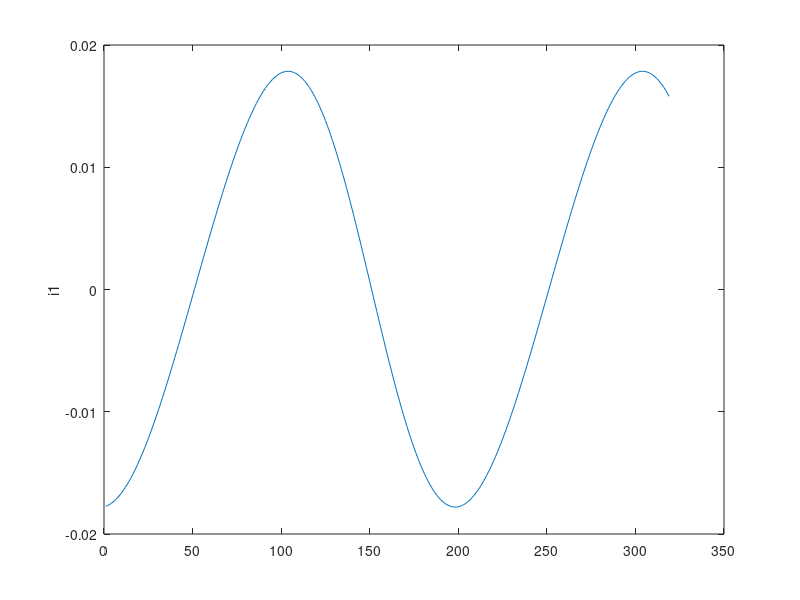
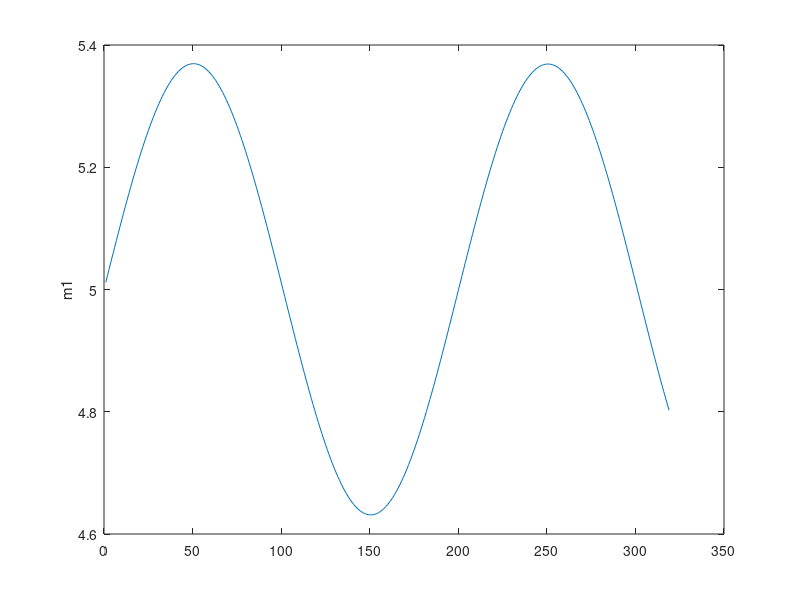
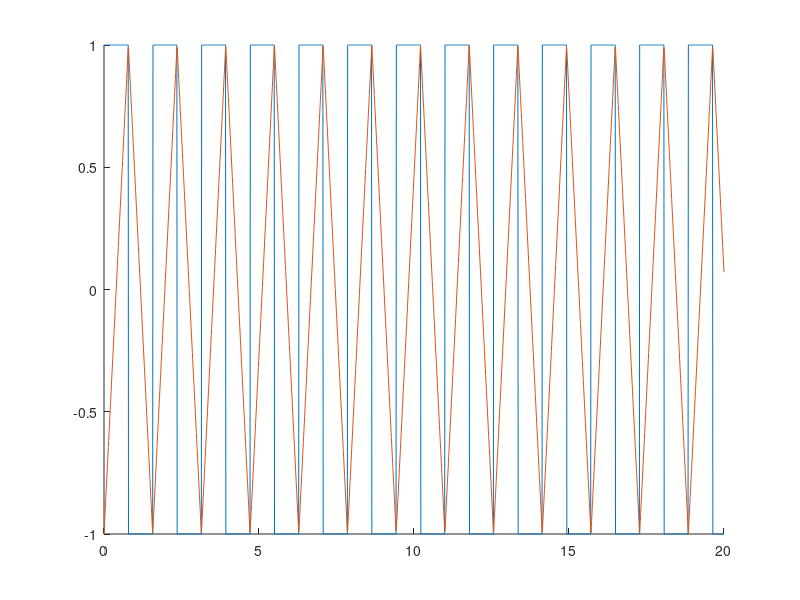

These charts were generated, in order, by the following MATLAB code: (Note: this script raises an error after producing the figures.)
v1 = load("v1.txt");
i1 = load('i1.txt');
m1 = load('m1.txt');


figure(1)
plot(i1);
ylabel('i1');
figure(2)
plot(m1)
ylabel('m1');
figure(3)
plot(v1)
ylabel('v1')



%% square and triangular wave generation
clear;clc;clf;
dt=0.01; T = 20;
t = 0:dt:T;
square = square(t*4);
triangle = sawtooth(t*4,0.5);

hold on
plot(t,square)
plot(t,triangle)
hold off

M_square = zeros(length(t),2);
M_triangle= zeros(length(t),2);
M_square(:,2) = square;
M_triangle(:,2) = triangle;
M_square(:,1) = t;
M_triangle(:,1) = t;
dlmwrite('squareWave-20_0.01',M_square, ' ')
dlmwrite('TriangleWave-20_0.01',M_triangle, ' ')

%% Test of dataset
load('dataset.csv')

%% temp code 2

T = 10*(1/50);
Fs = 1000;
dt = 1/Fs;
t = 0:dt:T-dt;
x = sawtooth(2*pi*50*t,0.5);
plot(t,x)

plot(t,x)
grid on
